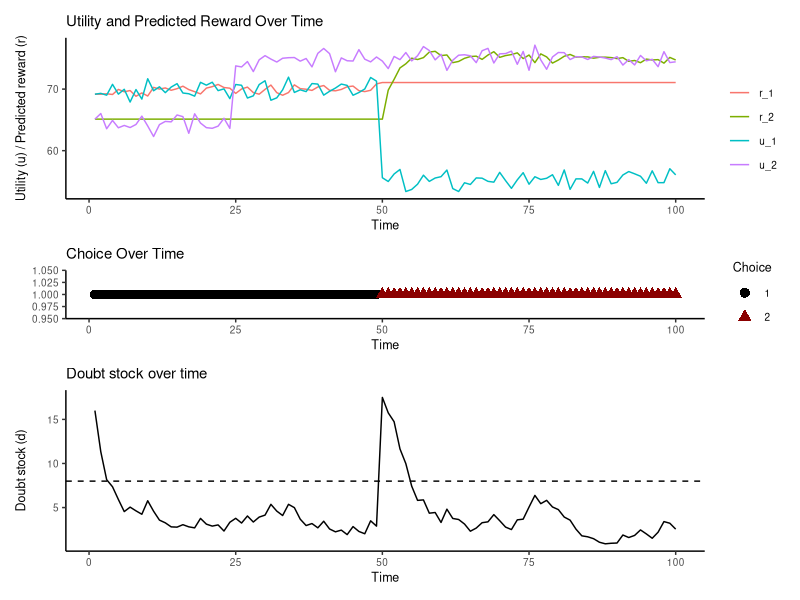

R code for this plot:
## ---- chunk 1
#| label: setup
#| echo: false
#| warning: false

# Load packages
library(tidyverse)
library(patchwork)

# set ggplot theme
theme_set(
  theme_classic() + 
  theme(
    text = element_text(size = 9)
  )
)
## ---- chunk 2
set.seed(18838)

# parameters
lambda <- 0.3  # doubt depreciation
rho <- 0.5     # reward prediction update
theta <- 8     # doubt threshold
u_sd <- 1      # utility noise
time_horizon <- 100

# base utility levels
u_1_init <- 70
u_2_init <- 65
u25_2 <- 75
u50_1 <- 55

# true utility (mu) vectors
mu_1 <- rep(u_1_init, time_horizon)
mu_2 <- rep(u_2_init, time_horizon)

# apply permanent shocks
mu_2[25:time_horizon] <- u25_2
mu_1[50:time_horizon] <- u50_1

# initialize other vectors
u_1 <- u_2 <- r_1 <- r_2 <- d <- y <- numeric(time_horizon)

# initial utilities
u_1[1] <- r_1[1] <- mu_1[1] + rnorm(1, 0, u_sd)
u_2[1] <- r_2[1] <- mu_2[1] + rnorm(1, 0, u_sd)
d[1] <- 16                            # high to start in utility max mode
y[1] <- ifelse(u_1[1] > u_2[1], 1, 2) # utility maximize

# simulate t = 2 to 100
for (t in 2:time_horizon) {
  # draw utilities with noise from true mu
  u_1[t] <- mu_1[t] + rnorm(1, 0, u_sd)
  u_2[t] <- mu_2[t] + rnorm(1, 0, u_sd)

  # reward prediction update
  if (y[t-1] == 1) {
    r_1[t] <- (1 - rho) * r_1[t-1] + rho * u_1[t-1]
    r_2[t] <- r_2[t-1]
  } else {
    r_2[t] <- (1 - rho) * r_2[t-1] + rho * u_2[t-1]
    r_1[t] <- r_1[t-1]
  }

  # doubt update
  if (y[t-1] == 1) {
    d[t] <- (1 - lambda) * d[t-1] + abs(u_1[t] - r_1[t])
  } else {
    d[t] <- (1 - lambda) * d[t-1] + abs(u_2[t] - r_2[t])
  }

  # choice rule
  if (d[t] < theta) {
    y[t] <- y[t-1]
  } else {
    y[t] <- ifelse(u_1[t] > u_2[t], 1, 2)
  }
}

## ---- chunk 3
df <- data.frame(
  time = 1:time_horizon,
  u_1 = u_1,
  u_2 = u_2,
  r_1 = r_1,
  r_2 = r_2,
  d = d,
  y = y
) 

utilities_plot <- df %>%
  pivot_longer(cols = c(u_1, u_2, r_1, r_2), names_to = "option", values_to = "value") %>%
  ggplot(aes(x = time, y = value, color = option)) +
  geom_line() +
  labs(
    x = "Time",
    y = "Utility (u) / Predicted reward (r)",
    title = "Utility and Predicted Reward Over Time",
    color = " "
  ) 

choice_plot <- df %>%
  ggplot(aes(x = time, y = 1, shape = factor(y), color = factor(y))) +
  geom_point(size = 3) +
  scale_shape_manual(values = c("1" = 16, "2" = 17)) +
  scale_color_manual(values = c("1" = "black", "2" = "darkred")) +
  labs(
    x = "Time",
    y = NULL,
    shape = "Choice",
    color = "Choice",
    title = "Choice Over Time"
  ) 

doubt_plot <- df %>%
  ggplot(aes(x = time, y = d,)) +
  geom_line() +
  geom_hline(yintercept = theta, linetype = "dashed") +
  labs(
    x = "Time",
    y = "Doubt stock (d)",
    title = "Doubt stock over time"
  )

# plot with patchwork
(utilities_plot / choice_plot / doubt_plot) + 
  plot_layout(heights = c(1, 0.3, 1))

